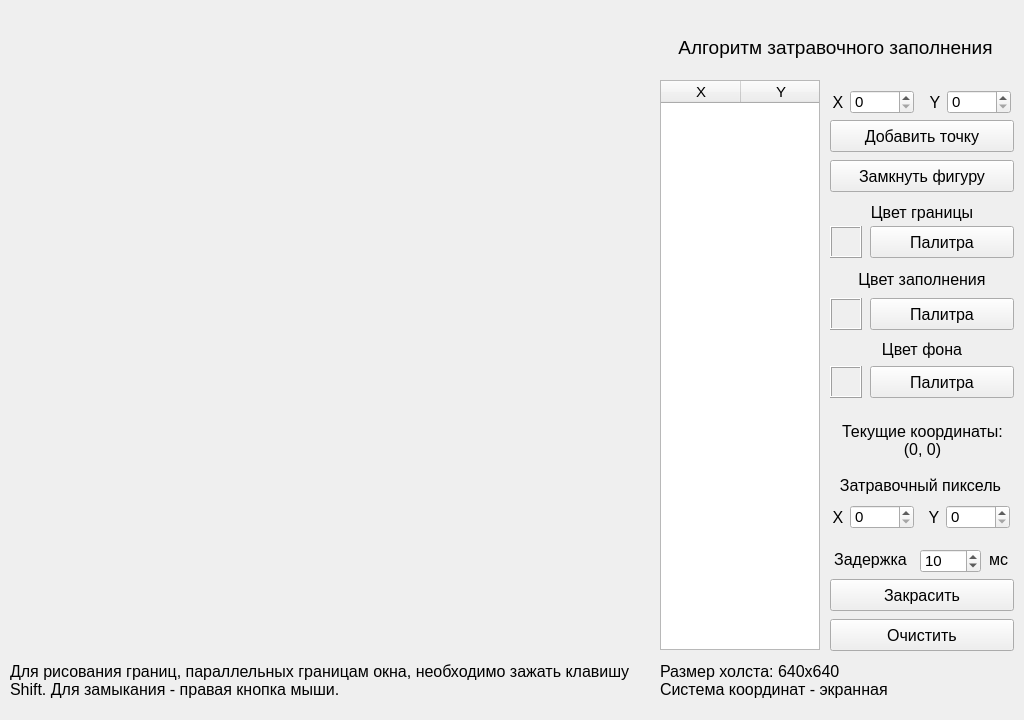
<?xml version="1.0" encoding="UTF-8"?>
<ui version="4.0">
 <class>MainWindow</class>
 <widget class="QMainWindow" name="MainWindow">
  <property name="geometry">
   <rect>
    <x>0</x>
    <y>0</y>
    <width>1024</width>
    <height>720</height>
   </rect>
  </property>
  <property name="sizePolicy">
   <sizepolicy hsizetype="Fixed" vsizetype="Fixed">
    <horstretch>0</horstretch>
    <verstretch>0</verstretch>
   </sizepolicy>
  </property>
  <property name="windowTitle">
   <string>Лабораторная работа №6</string>
  </property>
  <widget class="QWidget" name="centralWidget">
   <widget class="QLabel" name="label">
    <property name="geometry">
     <rect>
      <x>660</x>
      <y>20</y>
      <width>351</width>
      <height>54</height>
     </rect>
    </property>
    <property name="font">
     <font>
      <pointsize>14</pointsize>
     </font>
    </property>
    <property name="text">
     <string>Алгоритм затравочного заполнения</string>
    </property>
    <property name="alignment">
     <set>Qt::AlignCenter</set>
    </property>
   </widget>
   <widget class="QLabel" name="labelEdge">
    <property name="geometry">
     <rect>
      <x>830</x>
      <y>200</y>
      <width>184</width>
      <height>24</height>
     </rect>
    </property>
    <property name="font">
     <font>
      <pointsize>12</pointsize>
     </font>
    </property>
    <property name="text">
     <string>Цвет границы</string>
    </property>
    <property name="alignment">
     <set>Qt::AlignCenter</set>
    </property>
   </widget>
   <widget class="QLabel" name="labelFill">
    <property name="geometry">
     <rect>
      <x>830</x>
      <y>267</y>
      <width>184</width>
      <height>24</height>
     </rect>
    </property>
    <property name="font">
     <font>
      <pointsize>12</pointsize>
     </font>
    </property>
    <property name="text">
     <string>Цвет заполнения</string>
    </property>
    <property name="alignment">
     <set>Qt::AlignCenter</set>
    </property>
   </widget>
   <widget class="QLabel" name="labelBg">
    <property name="geometry">
     <rect>
      <x>830</x>
      <y>337</y>
      <width>184</width>
      <height>24</height>
     </rect>
    </property>
    <property name="font">
     <font>
      <pointsize>12</pointsize>
     </font>
    </property>
    <property name="text">
     <string>Цвет фона</string>
    </property>
    <property name="alignment">
     <set>Qt::AlignCenter</set>
    </property>
   </widget>
   <widget class="QLabel" name="colorEdge">
    <property name="geometry">
     <rect>
      <x>830</x>
      <y>226</y>
      <width>32</width>
      <height>32</height>
     </rect>
    </property>
    <property name="frameShape">
     <enum>QFrame::Box</enum>
    </property>
    <property name="frameShadow">
     <enum>QFrame::Raised</enum>
    </property>
    <property name="text">
     <string/>
    </property>
   </widget>
   <widget class="QLabel" name="colorFill">
    <property name="geometry">
     <rect>
      <x>830</x>
      <y>298</y>
      <width>32</width>
      <height>32</height>
     </rect>
    </property>
    <property name="frameShape">
     <enum>QFrame::Box</enum>
    </property>
    <property name="frameShadow">
     <enum>QFrame::Raised</enum>
    </property>
    <property name="text">
     <string/>
    </property>
   </widget>
   <widget class="QLabel" name="colorBg">
    <property name="geometry">
     <rect>
      <x>830</x>
      <y>366</y>
      <width>32</width>
      <height>32</height>
     </rect>
    </property>
    <property name="frameShape">
     <enum>QFrame::Box</enum>
    </property>
    <property name="frameShadow">
     <enum>QFrame::Raised</enum>
    </property>
    <property name="text">
     <string/>
    </property>
   </widget>
   <widget class="QPushButton" name="palEdgeBtn">
    <property name="geometry">
     <rect>
      <x>870</x>
      <y>226</y>
      <width>144</width>
      <height>32</height>
     </rect>
    </property>
    <property name="font">
     <font>
      <pointsize>12</pointsize>
     </font>
    </property>
    <property name="text">
     <string>Палитра</string>
    </property>
   </widget>
   <widget class="QPushButton" name="palFillBtn">
    <property name="geometry">
     <rect>
      <x>870</x>
      <y>298</y>
      <width>144</width>
      <height>32</height>
     </rect>
    </property>
    <property name="font">
     <font>
      <pointsize>12</pointsize>
     </font>
    </property>
    <property name="text">
     <string>Палитра</string>
    </property>
   </widget>
   <widget class="QPushButton" name="palBgBtn">
    <property name="geometry">
     <rect>
      <x>870</x>
      <y>366</y>
      <width>144</width>
      <height>32</height>
     </rect>
    </property>
    <property name="font">
     <font>
      <pointsize>12</pointsize>
     </font>
    </property>
    <property name="text">
     <string>Палитра</string>
    </property>
   </widget>
   <widget class="QPushButton" name="fillButton">
    <property name="geometry">
     <rect>
      <x>830</x>
      <y>579</y>
      <width>184</width>
      <height>32</height>
     </rect>
    </property>
    <property name="font">
     <font>
      <pointsize>12</pointsize>
     </font>
    </property>
    <property name="text">
     <string>Закрасить</string>
    </property>
   </widget>
   <widget class="QSpinBox" name="delaySpinBox">
    <property name="geometry">
     <rect>
      <x>920</x>
      <y>549</y>
      <width>61</width>
      <height>24</height>
     </rect>
    </property>
    <property name="font">
     <font>
      <pointsize>11</pointsize>
     </font>
    </property>
    <property name="value">
     <number>10</number>
    </property>
   </widget>
   <widget class="QLabel" name="hint">
    <property name="geometry">
     <rect>
      <x>10</x>
      <y>660</y>
      <width>641</width>
      <height>41</height>
     </rect>
    </property>
    <property name="font">
     <font>
      <pointsize>12</pointsize>
     </font>
    </property>
    <property name="text">
     <string>Для рисования границ, параллельных границам окна, необходимо зажать клавишу
Shift. Для замыкания - правая кнопка мыши.</string>
    </property>
    <property name="alignment">
     <set>Qt::AlignLeading|Qt::AlignLeft|Qt::AlignVCenter</set>
    </property>
   </widget>
   <widget class="QLabel" name="label_2">
    <property name="geometry">
     <rect>
      <x>830</x>
      <y>94</y>
      <width>16</width>
      <height>16</height>
     </rect>
    </property>
    <property name="font">
     <font>
      <pointsize>12</pointsize>
     </font>
    </property>
    <property name="text">
     <string>X</string>
    </property>
    <property name="alignment">
     <set>Qt::AlignCenter</set>
    </property>
   </widget>
   <widget class="QLabel" name="label_3">
    <property name="geometry">
     <rect>
      <x>927</x>
      <y>94</y>
      <width>16</width>
      <height>16</height>
     </rect>
    </property>
    <property name="font">
     <font>
      <pointsize>12</pointsize>
     </font>
    </property>
    <property name="text">
     <string>Y</string>
    </property>
    <property name="alignment">
     <set>Qt::AlignCenter</set>
    </property>
   </widget>
   <widget class="QPushButton" name="addButton">
    <property name="geometry">
     <rect>
      <x>830</x>
      <y>120</y>
      <width>184</width>
      <height>32</height>
     </rect>
    </property>
    <property name="font">
     <font>
      <pointsize>12</pointsize>
     </font>
    </property>
    <property name="text">
     <string>Добавить точку</string>
    </property>
   </widget>
   <widget class="QPushButton" name="lockButton">
    <property name="geometry">
     <rect>
      <x>830</x>
      <y>160</y>
      <width>184</width>
      <height>32</height>
     </rect>
    </property>
    <property name="font">
     <font>
      <pointsize>12</pointsize>
     </font>
    </property>
    <property name="text">
     <string>Замкнуть фигуру</string>
    </property>
   </widget>
   <widget class="QTableWidget" name="pointTable">
    <property name="geometry">
     <rect>
      <x>660</x>
      <y>80</y>
      <width>160</width>
      <height>570</height>
     </rect>
    </property>
    <property name="font">
     <font>
      <pointsize>11</pointsize>
     </font>
    </property>
    <property name="layoutDirection">
     <enum>Qt::LeftToRight</enum>
    </property>
    <property name="horizontalScrollBarPolicy">
     <enum>Qt::ScrollBarAlwaysOff</enum>
    </property>
    <property name="selectionMode">
     <enum>QAbstractItemView::NoSelection</enum>
    </property>
    <attribute name="horizontalHeaderDefaultSectionSize">
     <number>80</number>
    </attribute>
    <attribute name="horizontalHeaderMinimumSectionSize">
     <number>80</number>
    </attribute>
    <attribute name="verticalHeaderVisible">
     <bool>false</bool>
    </attribute>
    <attribute name="verticalHeaderDefaultSectionSize">
     <number>24</number>
    </attribute>
    <attribute name="verticalHeaderMinimumSectionSize">
     <number>24</number>
    </attribute>
    <column>
     <property name="text">
      <string>X</string>
     </property>
     <property name="textAlignment">
      <set>AlignCenter</set>
     </property>
    </column>
    <column>
     <property name="text">
      <string>Y</string>
     </property>
     <property name="textAlignment">
      <set>AlignCenter</set>
     </property>
    </column>
   </widget>
   <widget class="QPushButton" name="clearButton">
    <property name="geometry">
     <rect>
      <x>830</x>
      <y>619</y>
      <width>184</width>
      <height>32</height>
     </rect>
    </property>
    <property name="font">
     <font>
      <pointsize>12</pointsize>
     </font>
    </property>
    <property name="text">
     <string>Очистить</string>
    </property>
   </widget>
   <widget class="QLabel" name="label_4">
    <property name="geometry">
     <rect>
      <x>830</x>
      <y>509</y>
      <width>16</width>
      <height>16</height>
     </rect>
    </property>
    <property name="font">
     <font>
      <pointsize>12</pointsize>
     </font>
    </property>
    <property name="text">
     <string>X</string>
    </property>
    <property name="alignment">
     <set>Qt::AlignCenter</set>
    </property>
   </widget>
   <widget class="QLabel" name="label_5">
    <property name="geometry">
     <rect>
      <x>926</x>
      <y>509</y>
      <width>16</width>
      <height>16</height>
     </rect>
    </property>
    <property name="font">
     <font>
      <pointsize>12</pointsize>
     </font>
    </property>
    <property name="text">
     <string>Y</string>
    </property>
    <property name="alignment">
     <set>Qt::AlignCenter</set>
    </property>
   </widget>
   <widget class="QLabel" name="label_6">
    <property name="geometry">
     <rect>
      <x>830</x>
      <y>475</y>
      <width>181</width>
      <height>21</height>
     </rect>
    </property>
    <property name="font">
     <font>
      <pointsize>12</pointsize>
     </font>
    </property>
    <property name="text">
     <string>Затравочный пиксель</string>
    </property>
    <property name="alignment">
     <set>Qt::AlignCenter</set>
    </property>
   </widget>
   <widget class="QLabel" name="coord">
    <property name="geometry">
     <rect>
      <x>827</x>
      <y>420</y>
      <width>191</width>
      <height>41</height>
     </rect>
    </property>
    <property name="font">
     <font>
      <pointsize>12</pointsize>
     </font>
    </property>
    <property name="text">
     <string>Текущие координаты:
(0, 0)</string>
    </property>
    <property name="alignment">
     <set>Qt::AlignCenter</set>
    </property>
   </widget>
   <widget class="QLabel" name="label_7">
    <property name="geometry">
     <rect>
      <x>830</x>
      <y>549</y>
      <width>81</width>
      <height>21</height>
     </rect>
    </property>
    <property name="font">
     <font>
      <pointsize>12</pointsize>
     </font>
    </property>
    <property name="text">
     <string>Задержка</string>
    </property>
    <property name="alignment">
     <set>Qt::AlignCenter</set>
    </property>
   </widget>
   <widget class="QLabel" name="label_8">
    <property name="geometry">
     <rect>
      <x>983</x>
      <y>549</y>
      <width>31</width>
      <height>21</height>
     </rect>
    </property>
    <property name="font">
     <font>
      <pointsize>12</pointsize>
     </font>
    </property>
    <property name="text">
     <string>мс</string>
    </property>
    <property name="alignment">
     <set>Qt::AlignCenter</set>
    </property>
   </widget>
   <widget class="QSpinBox" name="xEdit">
    <property name="geometry">
     <rect>
      <x>850</x>
      <y>90</y>
      <width>64</width>
      <height>24</height>
     </rect>
    </property>
    <property name="font">
     <font>
      <pointsize>11</pointsize>
     </font>
    </property>
    <property name="maximum">
     <number>639</number>
    </property>
   </widget>
   <widget class="QSpinBox" name="yEdit">
    <property name="geometry">
     <rect>
      <x>947</x>
      <y>90</y>
      <width>64</width>
      <height>24</height>
     </rect>
    </property>
    <property name="font">
     <font>
      <pointsize>11</pointsize>
     </font>
    </property>
    <property name="maximum">
     <number>639</number>
    </property>
   </widget>
   <widget class="QSpinBox" name="xsEdit">
    <property name="geometry">
     <rect>
      <x>850</x>
      <y>505</y>
      <width>64</width>
      <height>24</height>
     </rect>
    </property>
    <property name="font">
     <font>
      <pointsize>11</pointsize>
     </font>
    </property>
    <property name="maximum">
     <number>639</number>
    </property>
   </widget>
   <widget class="QSpinBox" name="ysEdit">
    <property name="geometry">
     <rect>
      <x>946</x>
      <y>505</y>
      <width>64</width>
      <height>24</height>
     </rect>
    </property>
    <property name="font">
     <font>
      <pointsize>11</pointsize>
     </font>
    </property>
    <property name="maximum">
     <number>639</number>
    </property>
   </widget>
   <widget class="QLabel" name="hint_2">
    <property name="geometry">
     <rect>
      <x>660</x>
      <y>660</y>
      <width>341</width>
      <height>41</height>
     </rect>
    </property>
    <property name="font">
     <font>
      <pointsize>12</pointsize>
     </font>
    </property>
    <property name="text">
     <string>Размер холста: 640x640
Система координат - экранная</string>
    </property>
    <property name="alignment">
     <set>Qt::AlignLeading|Qt::AlignLeft|Qt::AlignVCenter</set>
    </property>
   </widget>
   <widget class="Canvas" name="canvas" native="true">
    <property name="geometry">
     <rect>
      <x>10</x>
      <y>10</y>
      <width>640</width>
      <height>640</height>
     </rect>
    </property>
    <property name="styleSheet">
     <string notr="true"/>
    </property>
   </widget>
  </widget>
 </widget>
 <layoutdefault spacing="6" margin="11"/>
 <customwidgets>
  <customwidget>
   <class>Canvas</class>
   <extends>QWidget</extends>
   <header location="global">canvas.h</header>
   <container>1</container>
  </customwidget>
 </customwidgets>
 <resources/>
 <connections/>
</ui>
